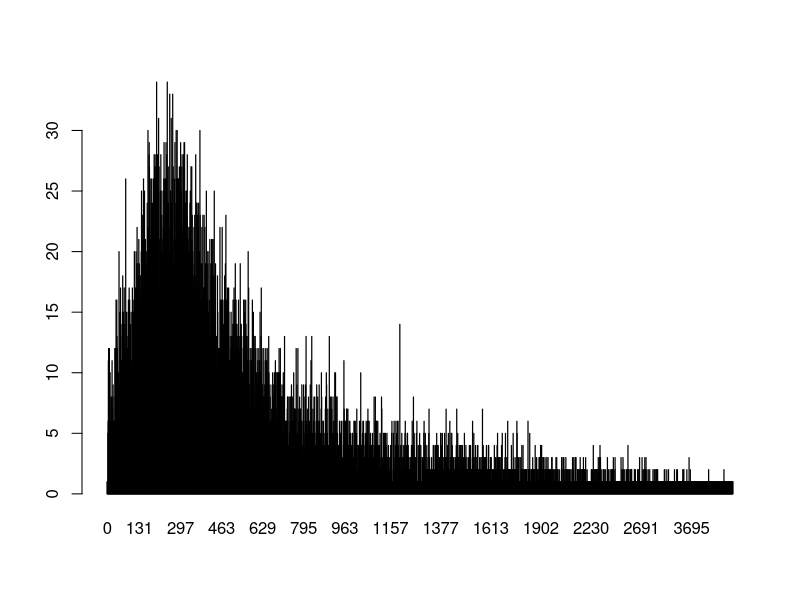
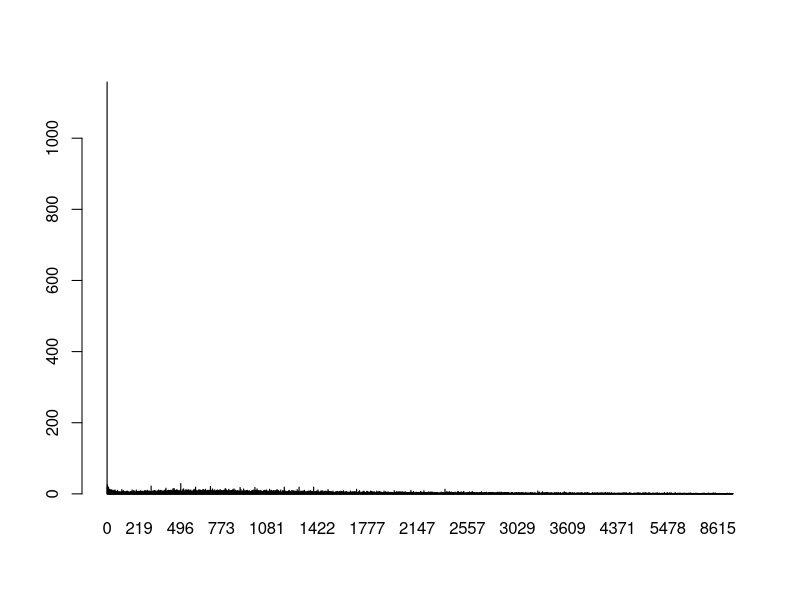
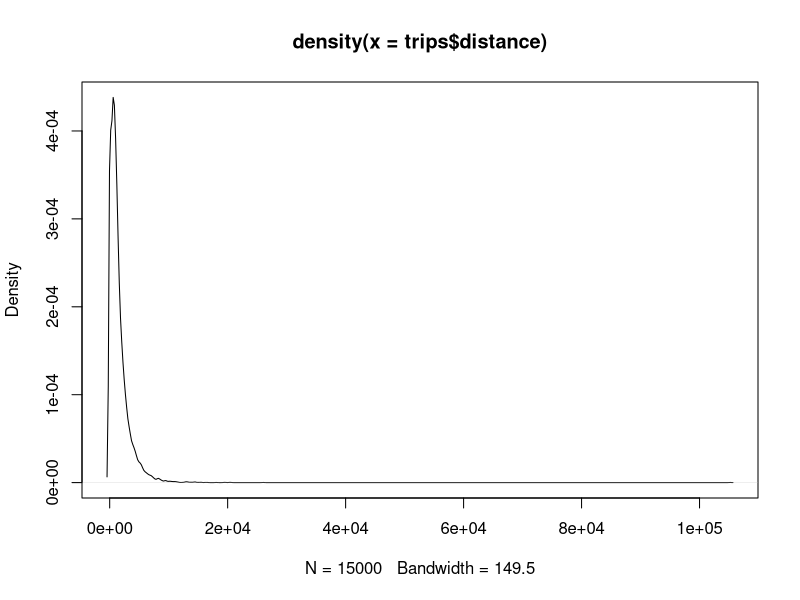
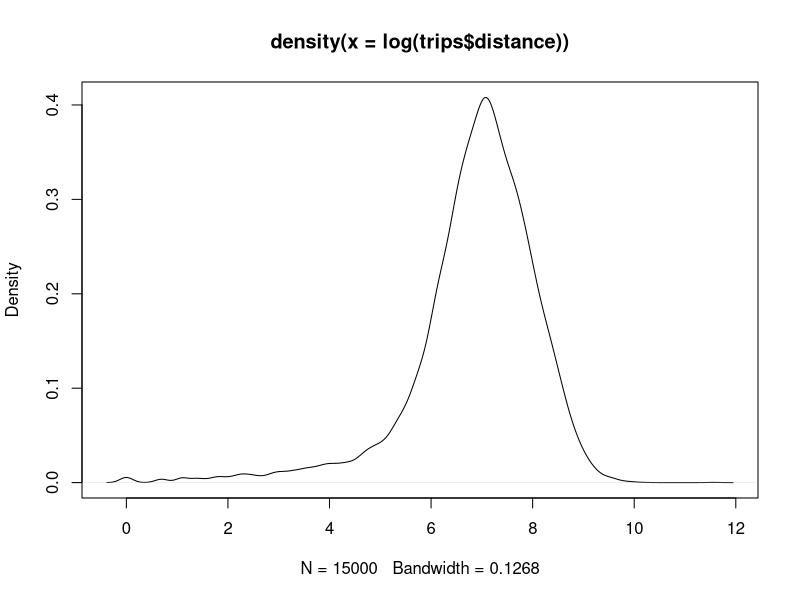
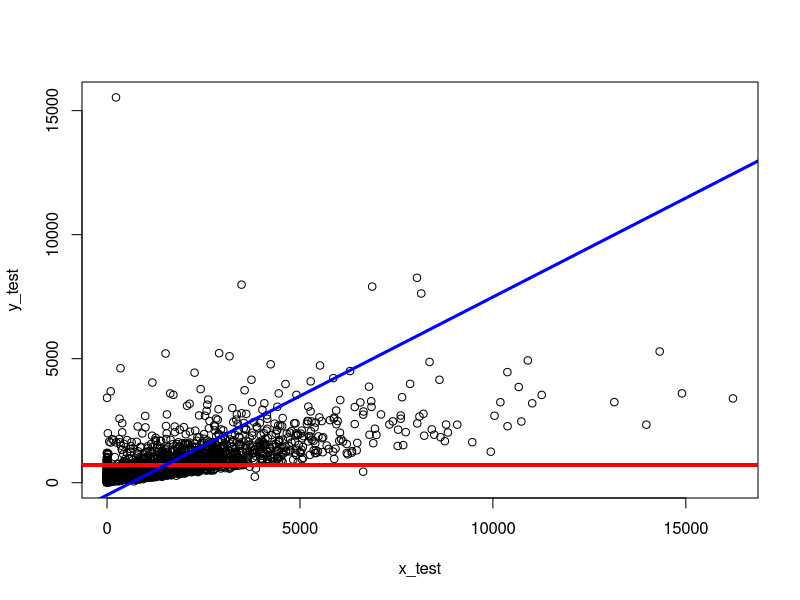

Here is the R script that generated these plots, in order:
## ---- chunk 1
knitr::opts_chunk$set(echo = TRUE)
## ---- chunk 2
# import the data
trips201807 <- read.csv("trips-2018-7.csv")
trips201808 <- read.csv("trips-2018-8.csv")
trips201809 <- read.csv("trips-2018-9.csv")
trips <- rbind(trips201807, trips201808, trips201809)
## ---- chunk 3
# look at duration
barplot(table(trips$duration))
barplot(table(trips$distance))
## ---- chunk 4
# look at distribution of distance 
plot(density(trips$distance))

# look at the logged distribution to get a better perspective
plot(density(log(trips$distance)))
## ---- chunk 5
# use the plyr library to split the records evenly and take samples
# use month as divider and take a random sample of 0.8 of the dataset split evenly across the months
# capture the remainder (0.2) of the split in the second part of the output
# https://www.rdocumentation.org/packages/plyr/versions/1.8.4/topics/dlply
# https://stackoverflow.com/questions/18258690/take-randomly-sample-based-on-groups
# https://stackoverflow.com/questions/18942792/training-and-test-set-with-respect-to-group-affiliation
library(plyr)
split_set = dlply(trips, .(month), function(.) { s = sample(1:nrow(.), trunc(nrow(.) * 0.8)); list(.[s, ], .[-s,]) } )

# train/test split
# https://www.rdocumentation.org/packages/plyr/versions/1.8.4/topics/ldply
training_set = ldply(split_set, function(.) .[[1]])
test_set = ldply(split_set, function(.) .[[2]])

# make the model
y_train = training_set$duration
x_train = training_set$distance
fit_mean = mean(y_train)
fit_lm <- lm(y ~ x, data.frame(y=y_train, x=x_train))

# test results
y_test <- test_set$duration
x_test <- test_set$distance

# make a vector that is populated with the fit_mean
pred_mean <- rep(fit_mean, length(y_test))

# get a vector of predictions based on test data
pred_lm <- predict(fit_lm, data.frame(x=x_test))

## ---- chunk 6
# define RMSE function
RMSE <- function(m, o) {
    sqrt(mean((m - o)^2))
}

# get the RMSE
RMSE(pred_mean, y_test)
RMSE(pred_lm, y_test)

## ---- chunk 7
# plot the results
plot(x_test, y_test)
abline(h=pred_mean, col="red", lwd=3)
abline(fit_lm, col="blue", lwd=3)
